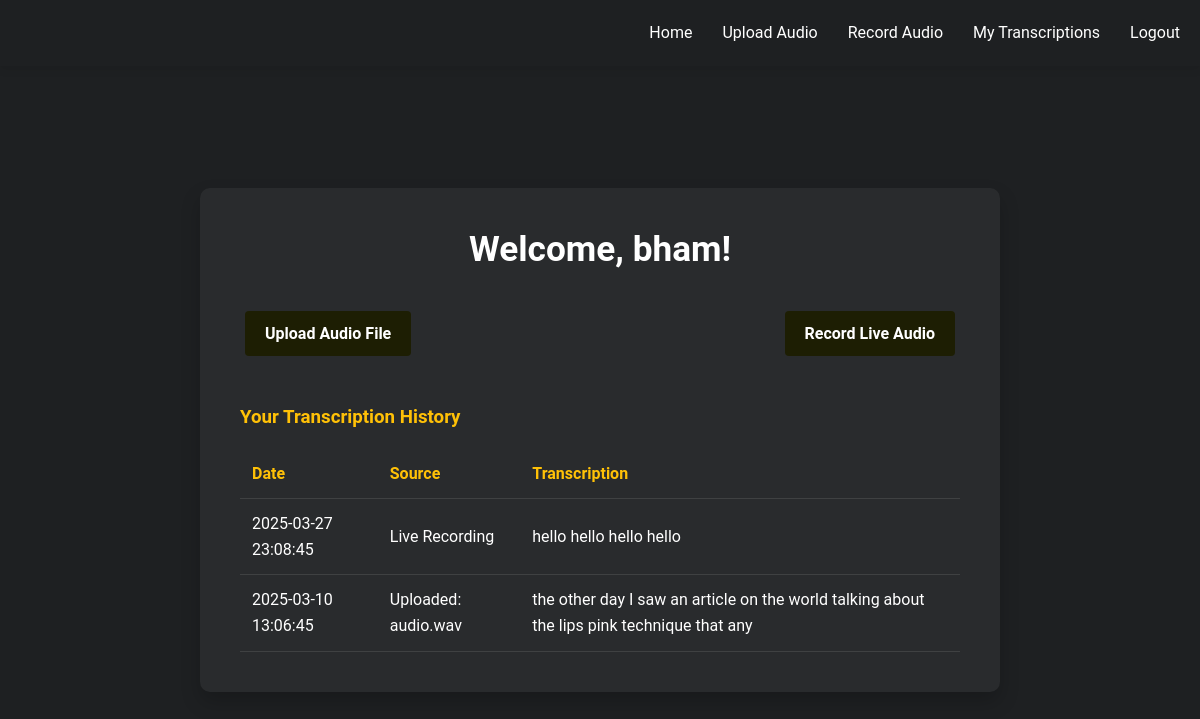
Page /dashboard (signed in) on the earlier database version.
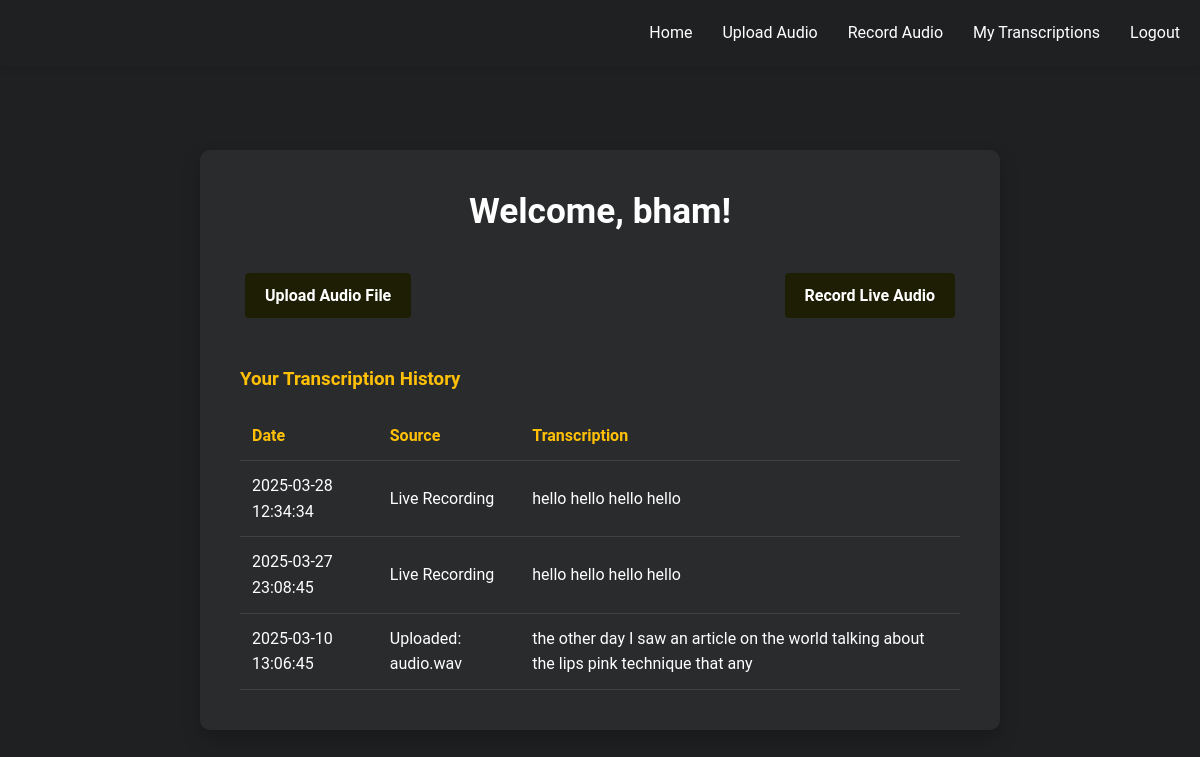
Same page on the later database version.
### tables this page shows
CREATE TABLE transcriptions
                 (id TEXT PRIMARY KEY,
                  user_id TEXT,
                  text TEXT,
                  source TEXT,
                  created_at TEXT,
                  FOREIGN KEY (user_id) REFERENCES users (id));

### app.py (the view)
@app.route('/dashboard')
@login_required
def dashboard():
    transcriptions = get_user_transcriptions(session['user_id'])
    return render_template('dashboard.html', username=session['username'], transcriptions=transcriptions)

### app.py (called while the page is built)
def login_required(f):
    @wraps(f)
    def decorated_function(*args, **kwargs):
        if 'user_id' not in session:
            flash('Please log in to access this page', 'error')
            return redirect(url_for('login'))
        return f(*args, **kwargs)
    return decorated_function

def get_user_transcriptions(user_id):
    conn = sqlite3.connect('speech_app.db')
    c = conn.cursor()
    c.execute("SELECT id, text, source, created_at FROM transcriptions WHERE user_id=? ORDER BY created_at DESC", (user_id,))
    results = c.fetchall()
    conn.close()
    return results

### templates/dashboard.html (shortened to what this page needs)
<!DOCTYPE html>
<html lang="en">
<head>
    <link rel="stylesheet" href="../static/css/index.css">
</head>
<body>
    <header>
        <div class="nav-container">
            <ul class="nav-menu">
                <li><a href="{{ url_for('index') }}">Home</a></li>
                <li><a href="{{ url_for('upload_audio') }}">Upload Audio</a></li>
                <li><a href="{{ url_for('record_audio') }}">Record Audio</a></li>
                <li><a href="{{ url_for('dashboard') }}">My Transcriptions</a></li>
                <li><a href="{{ url_for('logout') }}">Logout</a></li>
            </ul>
        </div>
    </header>
    <section class="dashboard-section">
        <div class="dashboard-container">
            <h2 class="welcome-message">Welcome, {{ username }}!</h2>
            <div class="dashboard-actions">
                <a href="{{ url_for('upload_audio') }}" class="dashboard-btn">Upload Audio File</a>
                <a href="{{ url_for('record_audio') }}" class="dashboard-btn">Record Live Audio</a>
            </div>
            <div class="transcription-history">
                <h3>Your Transcription History</h3>
                {% if transcriptions %}
                    <table class="transcriptions-table">
                        <thead>
                            <tr>
                                <th>Date</th>
                                <th>Source</th>
                                <th>Transcription</th>
                            </tr>
                        </thead>
                        <tbody>
                            {% for id, text, source, date in transcriptions %}
                                <tr>
                                    <td>{{ date }}</td>
                                    <td>{{ source }}</td>
                                    <td>{{ text }}</td>
                                </tr>
                            {% endfor %}
                        </tbody>
                    </table>
                {% else %}
                    <p class="no-transcriptions">You don't have any transcriptions yet.</p>
                {% endif %}
            </div>
        </div>
    </section>
</body>
</html>

### static/css/index.css (style rules this page uses)
:root { --primary-color: #ffc107; --secondary-color: #333; --dark-bg: #1e2022; --darker-bg: #15151b; --text-color: #ffffff; --text-secondary: #e0e0e0; --transition: all 0.3s ease; }
* { margin: 0; padding: 0; box-sizing: border-box; }
body { font-family: 'Roboto', sans-serif; background-color: var(--dark-bg); color: var(--text-color); line-height: 1.6; }
header { background-color: #1e2022; padding: 20px 0; position: fixed; width: 100%; top: 0; z-index: 100; }
.nav-container { display: flex; justify-content: flex-end; max-width: 1200px; margin: 0 auto; padding: 0 20px; }
.nav-menu { display: flex; list-style: none; }
.nav-menu li { margin-left: 30px; }
.nav-menu a { font-size: 16px; transition: color 0.3s; }
h1, h2, h3, h4, h5, h6 { margin-bottom: 1rem; font-weight: 700; line-height: 1.2; }
h2 { font-size: 2.2rem; text-align: center; margin-bottom: 3rem; position: relative; }
a { text-decoration: none; color: var(--text-color); transition: var(--transition); }
section { padding: 4rem 0; }
header { background-color: var(--dark-bg); position: fixed; width: 100%; top: 0; z-index: 100; box-shadow: 0 2px 10px rgba(0,0,0,0.1); }
.login-section, .signup-section, .dashboard-section, .upload-section, .record-section, .result-section, .error-section { min-height: 100vh; display: flex; justify-content: center; align-items: center; padding: 120px 20px 40px; }
.login-container, .signup-container, .dashboard-container, .upload-container, .record-container, .result-container, .error-container { background-color: rgba(255, 255, 255, 0.05); border-radius: 10px; padding: 40px; width: 100%; max-width: 800px; box-shadow: 0 10px 20px rgba(0,0,0,0.2); }
.dashboard-actions { margin: 20px 0; text-align: center; }
.welcome-message { margin-bottom: 30px; text-align: center; }
.dashboard-actions { display: flex; justify-content: space-between; margin-bottom: 30px; }
.dashboard-btn { display: inline-block; padding: 10px 20px; margin: 10px 5px; background-color: #1d1e03; color: white; text-decoration: none; border-radius: 4px; font-weight: bold; transition: background-color 0.3s ease; }
.transcription-history { margin-top: 40px; }
.transcription-history h3 { margin-bottom: 20px; color: var(--primary-color); }
.transcriptions-table { width: 100%; border-collapse: collapse; }
.transcriptions-table th, .transcriptions-table td { padding: 12px; text-align: left; border-bottom: 1px solid rgba(255, 255, 255, 0.1); }
.transcriptions-table th { color: var(--primary-color); }

Differences in the rows shown:
added transcriptions: created_at "2025-03-28 12:34:34", source "Live Recording", text "hello hello hello hello"
